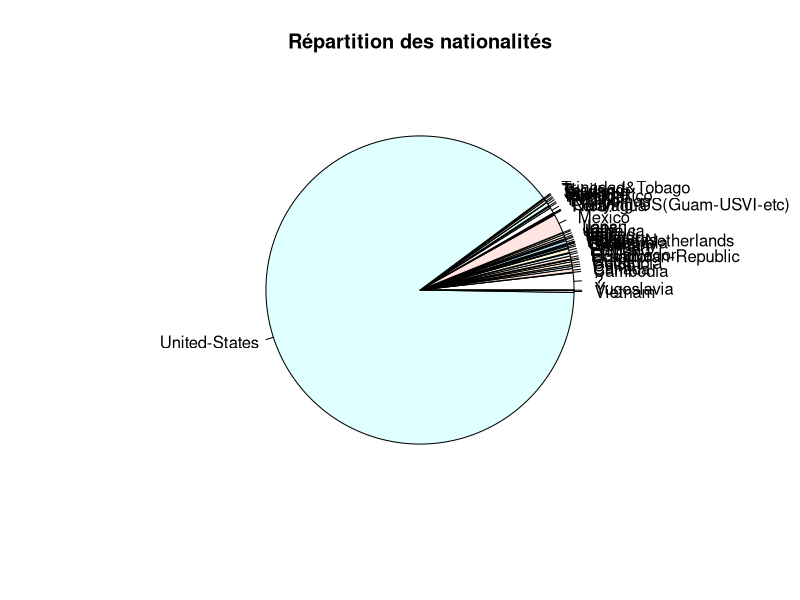
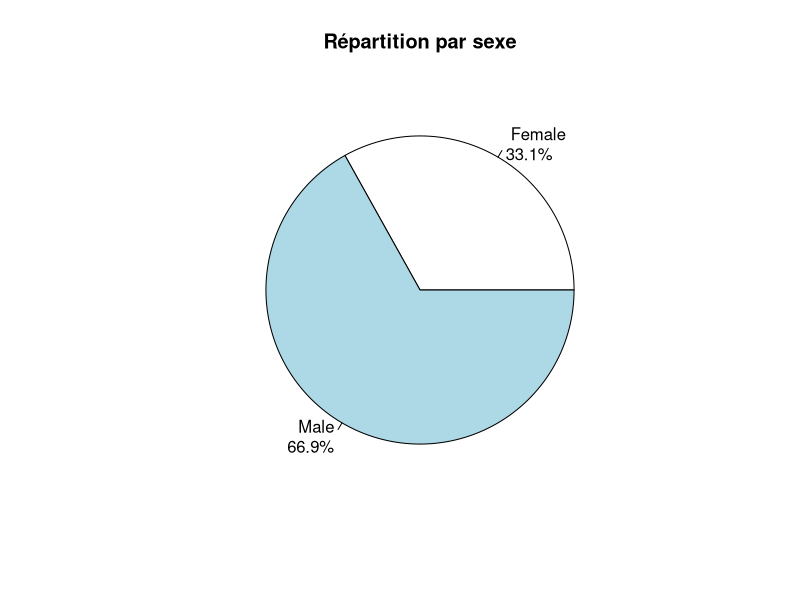
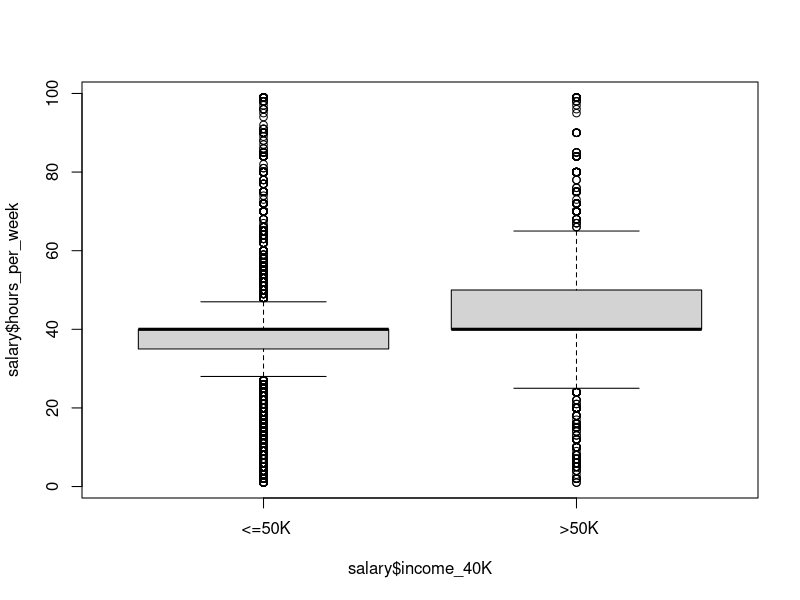
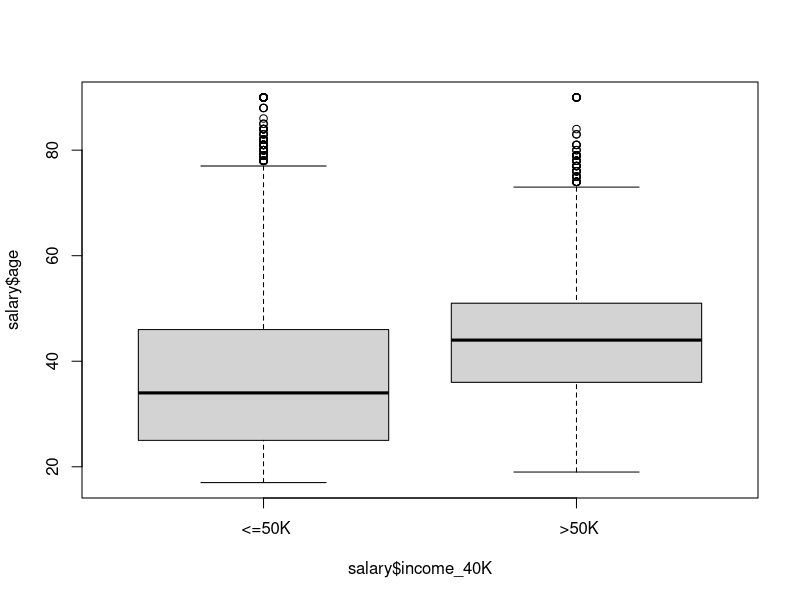

Reproduce these figures in R, in order. (Note: this script raises an error after producing the figures.)
## ---- chunk 1
salary <- read.csv("Salarie.csv")
## ---- chunk 2
# Compter le nombre d'éléments par type dans chaque colonne
count_by_type <- lapply(salary, table)

# Afficher les résultats
print(count_by_type)
## ---- chunk 3
summary(salary$workclass[salary$workclass == " ?"])
summary(salary$workclass[salary$occupation == " ?"])
summary(salary$workclass[salary$native_country == " ?"])
## ---- chunk 4
summary(salary)
str(salary)
## ---- chunk 5
head(salary)
tail(salary)
## ---- chunk 6
View(salary)
## ---- chunk 7
colonnes <- ncol(salary)
colnames(salary)

lignes <- nrow(salary)

sprintf("Le dataframe a %d lignes et %d colonnes.", lignes, colonnes)
## ---- chunk 8
valeurs_manquantes_par_colonne <- colSums(is.na(salary))
print(valeurs_manquantes_par_colonne)
## ---- chunk 9
nationalite <- unique(salary$native_country)
print(nationalite)

table_nationalites <- table(salary$native_country)

# Créer un diagramme en camembert avec la fonction pie()
pie(table_nationalites, labels = names(table_nationalites), main = "Répartition des nationalités")

# Afficher le nombre de lignes par nationalité
print(table_nationalites)
## ---- chunk 10
table_sexe <- table(salary$sex)
pourcentages <- round(100 * table_sexe / sum(table_sexe), 1)
pie(table_sexe, labels = sprintf("%s\n%.1f%%", names(table_sexe), pourcentages), main = "Répartition par sexe")
## ---- chunk 11
table_marital <- table(salary$marital_status)
print(table_marital)

## ---- chunk 12
boxplot(salary$hours_per_week ~ salary$income_40K, data = salary)
boxplot(salary$age ~ salary$income_40K, data = salary)


salary$sex_binary <- ifelse(salary$sex == " Male", 1, 0)


## ---- chunk 13

# Recodage de la variable income_40k en income_50k qui aura
class(salary$income_40K)
class(as.factor(salary$income_40K))

salary$income_40K <- as.factor(salary$income_40K)
salary$income_50K <- ifelse(salary$income_40K == " >50K", 1, 0)
sum(is.na(salary$income_50K))
sum(is.na(salary$sex))
# Nuage de points Sexe vs Salaire
plot(salary$sex, salary$income_50K, main = "Nuage de points du Sexe vs Salaire", xlab = "Sexe", ylab = "Salaire")

plot(as.factor(salary$sex), salary$income_50K, main = "Nuage de points du Sexe vs Salaire", xlab = "Sexe", ylab = "Salaire")
## ---- chunk 14
contingency_table <- table(salary$sex, salary$income_40K)

barplot(contingency_table, beside = FALSE, 
        main = "Revenu par Sexe",
        xlab = "Sexe", ylab = "Nombre de personnes", col = c("pink", "lightblue"),
        legend.text = c("Femme", "Homme"), 
        args.legend = list(x = "topright"),
        names.arg = c("<=50k", ">50k")) 
## ---- chunk 15
# Créer un indice pour les lignes qui ne sont pas les États-Unis
non_us_indices <- which(salary$native_country != " United-States")

# Utiliser cet indice pour créer le facteur de nationalité et la variable de revenu correspondante
nationality_factor_no_us <- nationality_factor[non_us_indices]
income_40K_no_us <- salary$income_40K[non_us_indices]

# Créer la table de contingence en utilisant les données filtrées
nationality_table_no_us <- table(nationality_factor_no_us, income_40K_no_us)

library(ggplot2)
nationality_income_melted <- melt(nationality_table_no_us)
# Calculer la proportion de personnes pour chaque pays et catégorie de revenu
nationality_income_prop <- as.data.frame.matrix(prop.table(nationality_table_no_us, 1))

nationality_income_melted <- melt(nationality_income_prop)
names(nationality_income_melted)
# Créer une heatmap
ggplot(nationality_income_melted, aes(x = nationality_factor_no_us, y = income_40K_no_us, fill = value)) +
  geom_tile() +
  scale_fill_gradient(low = "blue", high = "red") +
  labs(x = "Nationalité", y = "Revenu", fill = "Proportion") +
  theme(axis.text.x = element_text(angle = 90, hjust = 1))
## ---- chunk 16
# Créer un histogramme avec une couleur par âge
my_colors <- rainbow(length(unique(salary$age)))
hist(salary$age, col = my_colors, main = "Histogramme par âge", xlab = "Âge")
boxplot(airquality_net$Ozone, col = my_colors ) ## Voir comment interpréter ce graphique
## ---- chunk 17
glm_model = glm(income_40K ~ age+sex, data=salary, family = "binomial")
tbl_regression(glm_model, exponentiate = TRUE)
## ---- chunk 18
package(carret)
predict(glm_model,)
